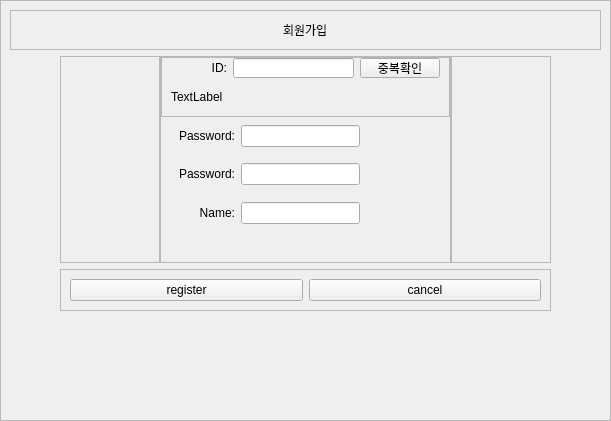
<?xml version="1.0" encoding="UTF-8"?>
<ui version="4.0">
 <class>join_widget</class>
 <widget class="QWidget" name="join_widget">
  <property name="geometry">
   <rect>
    <x>0</x>
    <y>0</y>
    <width>611</width>
    <height>421</height>
   </rect>
  </property>
  <property name="windowTitle">
   <string>Form</string>
  </property>
  <layout class="QVBoxLayout" name="verticalLayout">
   <property name="spacing">
    <number>0</number>
   </property>
   <property name="leftMargin">
    <number>0</number>
   </property>
   <property name="topMargin">
    <number>0</number>
   </property>
   <property name="rightMargin">
    <number>0</number>
   </property>
   <property name="bottomMargin">
    <number>0</number>
   </property>
   <item>
    <widget class="QFrame" name="frame">
     <property name="frameShape">
      <enum>QFrame::StyledPanel</enum>
     </property>
     <property name="frameShadow">
      <enum>QFrame::Raised</enum>
     </property>
     <layout class="QVBoxLayout" name="verticalLayout_6">
      <item>
       <widget class="QFrame" name="frame_2">
        <property name="frameShape">
         <enum>QFrame::StyledPanel</enum>
        </property>
        <property name="frameShadow">
         <enum>QFrame::Raised</enum>
        </property>
        <layout class="QHBoxLayout" name="horizontalLayout_3">
         <item>
          <spacer name="horizontalSpacer">
           <property name="orientation">
            <enum>Qt::Horizontal</enum>
           </property>
           <property name="sizeHint" stdset="0">
            <size>
             <width>253</width>
             <height>20</height>
            </size>
           </property>
          </spacer>
         </item>
         <item>
          <widget class="QLabel" name="label">
           <property name="text">
            <string>회원가입</string>
           </property>
          </widget>
         </item>
         <item>
          <spacer name="horizontalSpacer_2">
           <property name="orientation">
            <enum>Qt::Horizontal</enum>
           </property>
           <property name="sizeHint" stdset="0">
            <size>
             <width>252</width>
             <height>20</height>
            </size>
           </property>
          </spacer>
         </item>
        </layout>
       </widget>
      </item>
      <item>
       <layout class="QHBoxLayout" name="horizontalLayout_4">
        <item>
         <spacer name="horizontalSpacer_4">
          <property name="orientation">
           <enum>Qt::Horizontal</enum>
          </property>
          <property name="sizeType">
           <enum>QSizePolicy::Preferred</enum>
          </property>
          <property name="sizeHint" stdset="0">
           <size>
            <width>50</width>
            <height>20</height>
           </size>
          </property>
         </spacer>
        </item>
        <item>
         <layout class="QVBoxLayout" name="verticalLayout_5">
          <item>
           <layout class="QHBoxLayout" name="horizontalLayout_2">
            <property name="spacing">
             <number>0</number>
            </property>
            <item>
             <widget class="QFrame" name="frame_5">
              <property name="minimumSize">
               <size>
                <width>100</width>
                <height>0</height>
               </size>
              </property>
              <property name="maximumSize">
               <size>
                <width>100</width>
                <height>16777215</height>
               </size>
              </property>
              <property name="frameShape">
               <enum>QFrame::StyledPanel</enum>
              </property>
              <property name="frameShadow">
               <enum>QFrame::Raised</enum>
              </property>
              <layout class="QVBoxLayout" name="verticalLayout_2">
               <item>
                <spacer name="verticalSpacer_2">
                 <property name="orientation">
                  <enum>Qt::Vertical</enum>
                 </property>
                 <property name="sizeHint" stdset="0">
                  <size>
                   <width>20</width>
                   <height>40</height>
                  </size>
                 </property>
                </spacer>
               </item>
              </layout>
             </widget>
            </item>
            <item>
             <widget class="QFrame" name="frame_4">
              <property name="frameShape">
               <enum>QFrame::StyledPanel</enum>
              </property>
              <property name="frameShadow">
               <enum>QFrame::Raised</enum>
              </property>
              <layout class="QVBoxLayout" name="verticalLayout_3">
               <property name="spacing">
                <number>0</number>
               </property>
               <property name="leftMargin">
                <number>0</number>
               </property>
               <property name="topMargin">
                <number>0</number>
               </property>
               <property name="rightMargin">
                <number>0</number>
               </property>
               <property name="bottomMargin">
                <number>0</number>
               </property>
               <item>
                <widget class="QFrame" name="frame_7">
                 <property name="minimumSize">
                  <size>
                   <width>0</width>
                   <height>40</height>
                  </size>
                 </property>
                 <property name="maximumSize">
                  <size>
                   <width>16777215</width>
                   <height>80</height>
                  </size>
                 </property>
                 <property name="frameShape">
                  <enum>QFrame::StyledPanel</enum>
                 </property>
                 <property name="frameShadow">
                  <enum>QFrame::Raised</enum>
                 </property>
                 <layout class="QVBoxLayout" name="verticalLayout_7">
                  <property name="spacing">
                   <number>0</number>
                  </property>
                  <property name="leftMargin">
                   <number>0</number>
                  </property>
                  <property name="topMargin">
                   <number>0</number>
                  </property>
                  <property name="rightMargin">
                   <number>0</number>
                  </property>
                  <property name="bottomMargin">
                   <number>0</number>
                  </property>
                  <item>
                   <widget class="QWidget" name="widget_3" native="true">
                    <property name="minimumSize">
                     <size>
                      <width>0</width>
                      <height>20</height>
                     </size>
                    </property>
                    <property name="maximumSize">
                     <size>
                      <width>16777215</width>
                      <height>20</height>
                     </size>
                    </property>
                    <layout class="QHBoxLayout" name="horizontalLayout_7">
                     <property name="spacing">
                      <number>6</number>
                     </property>
                     <property name="leftMargin">
                      <number>0</number>
                     </property>
                     <property name="topMargin">
                      <number>0</number>
                     </property>
                     <property name="rightMargin">
                      <number>9</number>
                     </property>
                     <property name="bottomMargin">
                      <number>0</number>
                     </property>
                     <item>
                      <widget class="QLabel" name="label_5">
                       <property name="minimumSize">
                        <size>
                         <width>65</width>
                         <height>20</height>
                        </size>
                       </property>
                       <property name="maximumSize">
                        <size>
                         <width>65</width>
                         <height>20</height>
                        </size>
                       </property>
                       <property name="text">
                        <string>ID:</string>
                       </property>
                       <property name="alignment">
                        <set>Qt::AlignRight|Qt::AlignTrailing|Qt::AlignVCenter</set>
                       </property>
                      </widget>
                     </item>
                     <item>
                      <widget class="QLineEdit" name="lineEdit_join_id_1">
                       <property name="minimumSize">
                        <size>
                         <width>0</width>
                         <height>20</height>
                        </size>
                       </property>
                       <property name="maximumSize">
                        <size>
                         <width>16777215</width>
                         <height>20</height>
                        </size>
                       </property>
                      </widget>
                     </item>
                     <item>
                      <widget class="QPushButton" name="btn_join_duplicatecheck">
                       <property name="minimumSize">
                        <size>
                         <width>0</width>
                         <height>20</height>
                        </size>
                       </property>
                       <property name="maximumSize">
                        <size>
                         <width>16777215</width>
                         <height>20</height>
                        </size>
                       </property>
                       <property name="text">
                        <string>중복확인</string>
                       </property>
                      </widget>
                     </item>
                    </layout>
                   </widget>
                  </item>
                  <item>
                   <widget class="QWidget" name="widget_6" native="true">
                    <layout class="QHBoxLayout" name="horizontalLayout_10">
                     <item>
                      <widget class="QLabel" name="label_id_message">
                       <property name="minimumSize">
                        <size>
                         <width>0</width>
                         <height>20</height>
                        </size>
                       </property>
                       <property name="maximumSize">
                        <size>
                         <width>16777215</width>
                         <height>20</height>
                        </size>
                       </property>
                       <property name="text">
                        <string>TextLabel</string>
                       </property>
                      </widget>
                     </item>
                    </layout>
                   </widget>
                  </item>
                 </layout>
                </widget>
               </item>
               <item>
                <widget class="QWidget" name="widget_4" native="true">
                 <layout class="QHBoxLayout" name="horizontalLayout_8">
                  <property name="topMargin">
                   <number>0</number>
                  </property>
                  <property name="bottomMargin">
                   <number>0</number>
                  </property>
                  <item>
                   <widget class="QLabel" name="label_7">
                    <property name="minimumSize">
                     <size>
                      <width>65</width>
                      <height>20</height>
                     </size>
                    </property>
                    <property name="maximumSize">
                     <size>
                      <width>65</width>
                      <height>20</height>
                     </size>
                    </property>
                    <property name="text">
                     <string>Password:</string>
                    </property>
                    <property name="alignment">
                     <set>Qt::AlignRight|Qt::AlignTrailing|Qt::AlignVCenter</set>
                    </property>
                   </widget>
                  </item>
                  <item>
                   <widget class="QLineEdit" name="lineedit_join_pw"/>
                  </item>
                  <item>
                   <widget class="QLabel" name="label_3">
                    <property name="minimumSize">
                     <size>
                      <width>75</width>
                      <height>0</height>
                     </size>
                    </property>
                    <property name="maximumSize">
                     <size>
                      <width>75</width>
                      <height>16777215</height>
                     </size>
                    </property>
                    <property name="text">
                     <string/>
                    </property>
                   </widget>
                  </item>
                 </layout>
                </widget>
               </item>
               <item>
                <widget class="QWidget" name="widget_5" native="true">
                 <layout class="QHBoxLayout" name="horizontalLayout_9">
                  <property name="topMargin">
                   <number>0</number>
                  </property>
                  <property name="bottomMargin">
                   <number>0</number>
                  </property>
                  <item>
                   <widget class="QLabel" name="label_2">
                    <property name="minimumSize">
                     <size>
                      <width>65</width>
                      <height>20</height>
                     </size>
                    </property>
                    <property name="maximumSize">
                     <size>
                      <width>65</width>
                      <height>20</height>
                     </size>
                    </property>
                    <property name="text">
                     <string>Password:</string>
                    </property>
                    <property name="alignment">
                     <set>Qt::AlignRight|Qt::AlignTrailing|Qt::AlignVCenter</set>
                    </property>
                   </widget>
                  </item>
                  <item>
                   <widget class="QLineEdit" name="lineedit_join_reconfirm_pw"/>
                  </item>
                  <item>
                   <widget class="QLabel" name="label_8">
                    <property name="minimumSize">
                     <size>
                      <width>75</width>
                      <height>0</height>
                     </size>
                    </property>
                    <property name="maximumSize">
                     <size>
                      <width>75</width>
                      <height>16777215</height>
                     </size>
                    </property>
                    <property name="text">
                     <string/>
                    </property>
                   </widget>
                  </item>
                 </layout>
                </widget>
               </item>
               <item>
                <widget class="QWidget" name="widget_2" native="true">
                 <layout class="QHBoxLayout" name="horizontalLayout_5">
                  <property name="topMargin">
                   <number>0</number>
                  </property>
                  <property name="bottomMargin">
                   <number>0</number>
                  </property>
                  <item>
                   <widget class="QLabel" name="label_6">
                    <property name="minimumSize">
                     <size>
                      <width>65</width>
                      <height>20</height>
                     </size>
                    </property>
                    <property name="maximumSize">
                     <size>
                      <width>65</width>
                      <height>20</height>
                     </size>
                    </property>
                    <property name="text">
                     <string>Name:</string>
                    </property>
                    <property name="alignment">
                     <set>Qt::AlignRight|Qt::AlignTrailing|Qt::AlignVCenter</set>
                    </property>
                   </widget>
                  </item>
                  <item>
                   <widget class="QLineEdit" name="lineedit_join_user_name"/>
                  </item>
                  <item>
                   <widget class="QLabel" name="label_9">
                    <property name="minimumSize">
                     <size>
                      <width>75</width>
                      <height>0</height>
                     </size>
                    </property>
                    <property name="maximumSize">
                     <size>
                      <width>75</width>
                      <height>16777215</height>
                     </size>
                    </property>
                    <property name="text">
                     <string/>
                    </property>
                   </widget>
                  </item>
                 </layout>
                </widget>
               </item>
               <item>
                <widget class="QWidget" name="widget_7" native="true">
                 <property name="minimumSize">
                  <size>
                   <width>0</width>
                   <height>30</height>
                  </size>
                 </property>
                 <property name="maximumSize">
                  <size>
                   <width>16777215</width>
                   <height>30</height>
                  </size>
                 </property>
                 <layout class="QHBoxLayout" name="horizontalLayout_11">
                  <property name="spacing">
                   <number>0</number>
                  </property>
                  <property name="leftMargin">
                   <number>0</number>
                  </property>
                  <property name="topMargin">
                   <number>0</number>
                  </property>
                  <property name="rightMargin">
                   <number>0</number>
                  </property>
                  <property name="bottomMargin">
                   <number>0</number>
                  </property>
                  <item alignment="Qt::AlignTop">
                   <widget class="QLabel" name="label_join_Warning">
                    <property name="minimumSize">
                     <size>
                      <width>0</width>
                      <height>20</height>
                     </size>
                    </property>
                    <property name="maximumSize">
                     <size>
                      <width>16777215</width>
                      <height>20</height>
                     </size>
                    </property>
                    <property name="styleSheet">
                     <string notr="true">color: rgb(255, 0, 0);</string>
                    </property>
                    <property name="text">
                     <string/>
                    </property>
                   </widget>
                  </item>
                 </layout>
                </widget>
               </item>
              </layout>
             </widget>
            </item>
            <item>
             <widget class="QFrame" name="frame_6">
              <property name="minimumSize">
               <size>
                <width>100</width>
                <height>0</height>
               </size>
              </property>
              <property name="maximumSize">
               <size>
                <width>100</width>
                <height>16777215</height>
               </size>
              </property>
              <property name="frameShape">
               <enum>QFrame::StyledPanel</enum>
              </property>
              <property name="frameShadow">
               <enum>QFrame::Raised</enum>
              </property>
              <layout class="QHBoxLayout" name="horizontalLayout_12">
               <item>
                <spacer name="horizontalSpacer_6">
                 <property name="orientation">
                  <enum>Qt::Horizontal</enum>
                 </property>
                 <property name="sizeHint" stdset="0">
                  <size>
                   <width>40</width>
                   <height>20</height>
                  </size>
                 </property>
                </spacer>
               </item>
              </layout>
             </widget>
            </item>
           </layout>
          </item>
          <item>
           <widget class="QFrame" name="frame_3">
            <property name="frameShape">
             <enum>QFrame::StyledPanel</enum>
            </property>
            <property name="frameShadow">
             <enum>QFrame::Raised</enum>
            </property>
            <layout class="QHBoxLayout" name="horizontalLayout">
             <item>
              <widget class="QPushButton" name="btn_join_register">
               <property name="text">
                <string>register</string>
               </property>
               <property name="checkable">
                <bool>false</bool>
               </property>
              </widget>
             </item>
             <item>
              <widget class="QPushButton" name="btn_join_cancel">
               <property name="text">
                <string>cancel</string>
               </property>
              </widget>
             </item>
            </layout>
           </widget>
          </item>
         </layout>
        </item>
        <item>
         <spacer name="horizontalSpacer_3">
          <property name="orientation">
           <enum>Qt::Horizontal</enum>
          </property>
          <property name="sizeType">
           <enum>QSizePolicy::Preferred</enum>
          </property>
          <property name="sizeHint" stdset="0">
           <size>
            <width>50</width>
            <height>20</height>
           </size>
          </property>
         </spacer>
        </item>
       </layout>
      </item>
      <item>
       <spacer name="verticalSpacer">
        <property name="orientation">
         <enum>Qt::Vertical</enum>
        </property>
        <property name="sizeType">
         <enum>QSizePolicy::Fixed</enum>
        </property>
        <property name="sizeHint" stdset="0">
         <size>
          <width>20</width>
          <height>100</height>
         </size>
        </property>
       </spacer>
      </item>
     </layout>
    </widget>
   </item>
  </layout>
 </widget>
 <resources/>
 <connections/>
</ui>
